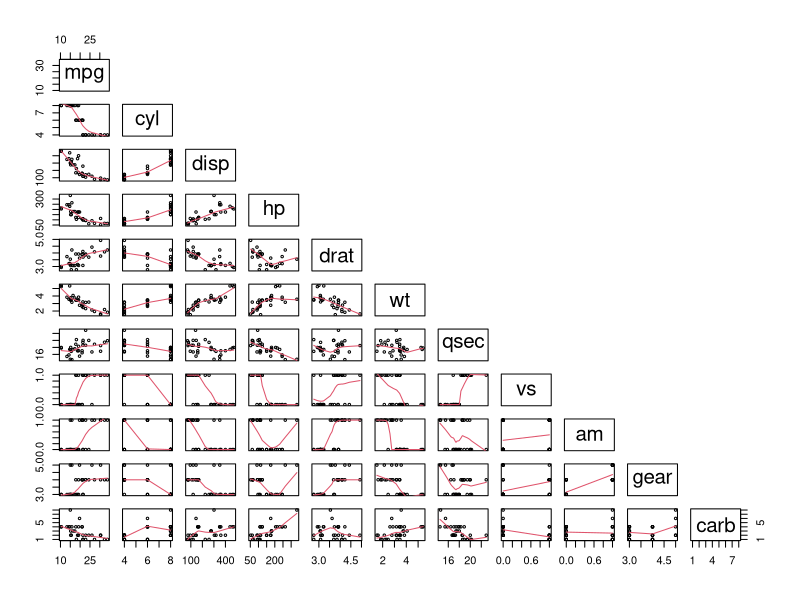
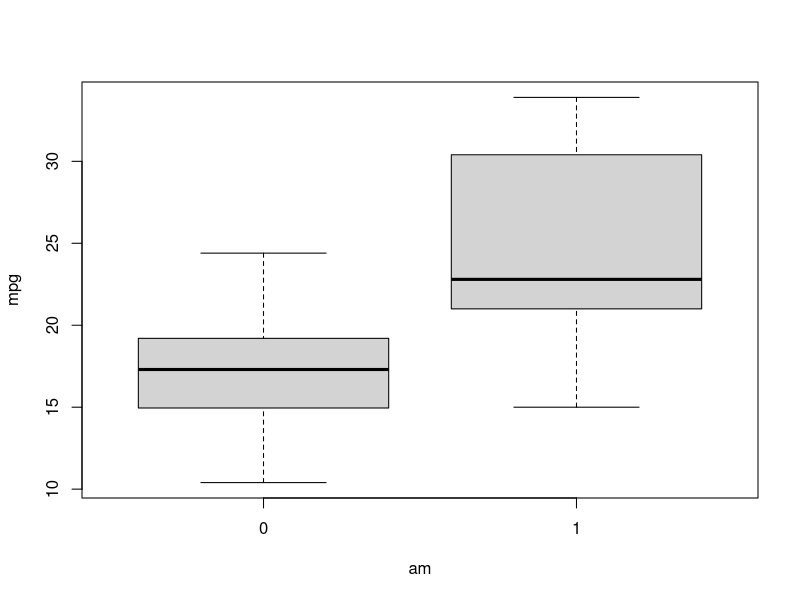
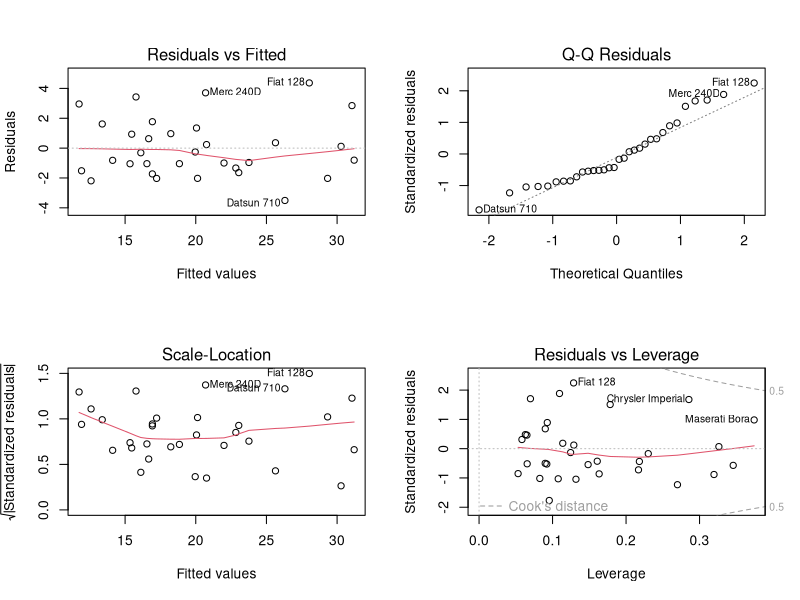

R code for these plots, in order:
## ---- chunk 1
mod1 <- lm(mpg ~ am, mtcars)
summary(mod1)$coef
## ---- chunk 2
mod2 <- lm(mpg ~ am + wt, mtcars)
summary(mod2)$coef
## ---- chunk 3
mod3 <- lm(mpg ~ am * wt, mtcars)
summary(mod3)$coef
## ---- chunk 4
mod4a <- lm(mpg ~ . + am * wt, mtcars)
mod4b <- step(mod4a, direction = "both", trace = 0)
summary(mod4b)$coef
## ---- chunk 5
pairs(mtcars, panel = panel.smooth, cex = 0.5, upper.panel = NULL)
## ---- chunk 6
boxplot(mpg ~ am, mtcars, ylab = 'mpg')
## ---- chunk 7
par(mfrow = c(2, 2))
plot(mod4b)
## ---- chunk 8
anova(mod1, mod2, mod3, mod4b)
